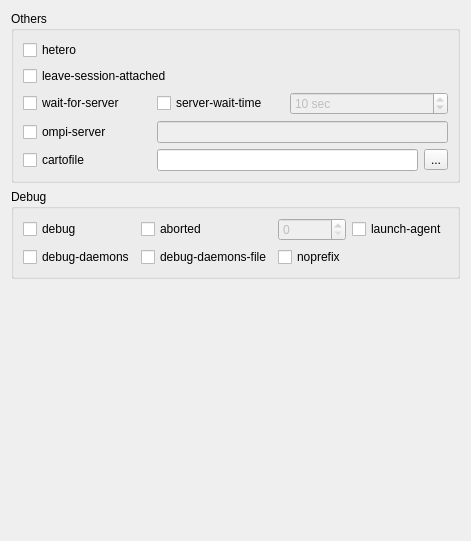
            <widget class="QWidget" name="tab_3">
             <attribute name="title">
              <string>Others/Debug</string>
             </attribute>
             <layout class="QGridLayout" name="gridLayout_15">
              <item row="0" column="0">
               <widget class="QGroupBox" name="groupBox_10">
                <property name="title">
                 <string>Others</string>
                </property>
                <layout class="QGridLayout" name="gridLayout_13">
                 <item row="0" column="0">
                  <widget class="QCheckBox" name="HeteroCheckBox">
                   <property name="toolTip">
                    <string>Indicates that multiple app_contexts are being provided that are a mix of 32/64-bit binaries.</string>
                   </property>
                   <property name="text">
                    <string>hetero</string>
                   </property>
                  </widget>
                 </item>
                 <item row="1" column="0" colspan="2">
                  <widget class="QCheckBox" name="LeaveSessionAttachedCheckBox">
                   <property name="toolTip">
                    <string>Do not detach OmpiRTE daemons used by this application. This allows error messages from the daemons as well as the underlying environment (e.g., when failing to launch a daemon) to be output.</string>
                   </property>
                   <property name="text">
                    <string>leave-session-attached</string>
                   </property>
                  </widget>
                 </item>
                 <item row="2" column="0">
                  <widget class="QCheckBox" name="WaitForServerCheckBox">
                   <property name="toolTip">
                    <string>&lt;!DOCTYPE HTML PUBLIC &quot;-//W3C//DTD HTML 4.0//EN&quot; &quot;http://www.w3.org/TR/REC-html40/strict.dtd&quot;&gt;
&lt;html&gt;&lt;head&gt;&lt;meta name=&quot;qrichtext&quot; content=&quot;1&quot; /&gt;&lt;style type=&quot;text/css&quot;&gt;
p, li { white-space: pre-wrap; }
&lt;/style&gt;&lt;/head&gt;&lt;body style=&quot; font-family:'DejaVu Sans'; font-size:9pt; font-weight:400; font-style:normal;&quot;&gt;
&lt;p style=&quot; margin-top:0px; margin-bottom:0px; margin-left:0px; margin-right:0px; -qt-block-indent:0; text-indent:0px;&quot;&gt;Pause mpirun before launching the job until ompi-server is detected. This is useful in scripts where ompi-server may be started in the background, followed immediately by an &lt;span style=&quot; font-style:italic;&quot;&gt;mpirun&lt;/span&gt; command that wishes to connect to it. Mpirun will pause until either the specified ompi-server is contacted or the server-wait-time is exceeded.&lt;/p&gt;&lt;/body&gt;&lt;/html&gt;</string>
                   </property>
                   <property name="text">
                    <string>wait-for-server</string>
                   </property>
                  </widget>
                 </item>
                 <item row="2" column="1">
                  <widget class="QCheckBox" name="SeverWaitTimeCheckBox">
                   <property name="toolTip">
                    <string>The max amount of time (in seconds) mpirun should wait for the ompi-server to start. The default is 10 seconds.</string>
                   </property>
                   <property name="text">
                    <string>server-wait-time</string>
                   </property>
                  </widget>
                 </item>
                 <item row="2" column="2" colspan="2">
                  <widget class="QSpinBox" name="SeverWaitTimeSpinBox">
                   <property name="enabled">
                    <bool>false</bool>
                   </property>
                   <property name="suffix">
                    <string> sec</string>
                   </property>
                   <property name="minimum">
                    <number>1</number>
                   </property>
                   <property name="maximum">
                    <number>999999999</number>
                   </property>
                   <property name="value">
                    <number>10</number>
                   </property>
                  </widget>
                 </item>
                 <item row="3" column="0">
                  <widget class="QCheckBox" name="OMpiServerCheckBox">
                   <property name="toolTip">
                    <string>Specify the URI of the Open MPI server, or the name of the file (specified as file:filename) that contains that info. The Open MPI server is used to support multi-application data exchange via the MPI-2 MPI_Publish_name and MPI_Lookup_name functions.</string>
                   </property>
                   <property name="text">
                    <string>ompi-server</string>
                   </property>
                  </widget>
                 </item>
                 <item row="3" column="1" colspan="3">
                  <widget class="QLineEdit" name="OMpiServerLineEdit">
                   <property name="enabled">
                    <bool>false</bool>
                   </property>
                  </widget>
                 </item>
                 <item row="4" column="0">
                  <widget class="QCheckBox" name="CartoFileCheckBox">
                   <property name="text">
                    <string>cartofile</string>
                   </property>
                  </widget>
                 </item>
                 <item row="4" column="1" colspan="2">
                  <widget class="QLineEdit" name="CartoFileLineEdit"/>
                 </item>
                 <item row="4" column="3">
                  <widget class="QToolButton" name="toolButton">
                   <property name="text">
                    <string>...</string>
                   </property>
                  </widget>
                 </item>
                </layout>
               </widget>
              </item>
              <item row="2" column="0">
               <spacer name="verticalSpacer_3">
                <property name="orientation">
                 <enum>Qt::Vertical</enum>
                </property>
                <property name="sizeHint" stdset="0">
                 <size>
                  <width>20</width>
                  <height>251</height>
                 </size>
                </property>
               </spacer>
              </item>
              <item row="1" column="0">
               <widget class="QGroupBox" name="groupBox_9">
                <property name="title">
                 <string>Debug </string>
                </property>
                <layout class="QGridLayout" name="gridLayout_14">
                 <item row="1" column="0">
                  <widget class="QCheckBox" name="DebugDaemonsCheckBox">
                   <property name="toolTip">
                    <string>&lt;html&gt;&lt;head/&gt;&lt;body&gt;&lt;p&gt;Enable debugging of any OmpiRTE daemons used by this application.&lt;/p&gt;&lt;/body&gt;&lt;/html&gt;</string>
                   </property>
                   <property name="text">
                    <string>debug-daemons</string>
                   </property>
                  </widget>
                 </item>
                 <item row="1" column="1">
                  <widget class="QCheckBox" name="DebugDaemosFileCheckBox">
                   <property name="toolTip">
                    <string>&lt;html&gt;&lt;head/&gt;&lt;body&gt;&lt;p&gt;Enable debugging of any OmpiRTE daemons used by this application, storing output in files.&lt;/p&gt;&lt;/body&gt;&lt;/html&gt;</string>
                   </property>
                   <property name="text">
                    <string>debug-daemons-file</string>
                   </property>
                  </widget>
                 </item>
                 <item row="1" column="2">
                  <widget class="QCheckBox" name="NoPrefixCheckBox">
                   <property name="toolTip">
                    <string>&lt;html&gt;&lt;head/&gt;&lt;body&gt;&lt;p&gt;Disable the automatic --prefix behavior&lt;/p&gt;&lt;/body&gt;&lt;/html&gt;</string>
                   </property>
                   <property name="text">
                    <string>noprefix</string>
                   </property>
                  </widget>
                 </item>
                 <item row="0" column="0">
                  <widget class="QCheckBox" name="DebugCheckBox">
                   <property name="toolTip">
                    <string>&lt;!DOCTYPE HTML PUBLIC &quot;-//W3C//DTD HTML 4.0//EN&quot; &quot;http://www.w3.org/TR/REC-html40/strict.dtd&quot;&gt;
&lt;html&gt;&lt;head&gt;&lt;meta name=&quot;qrichtext&quot; content=&quot;1&quot; /&gt;&lt;style type=&quot;text/css&quot;&gt;
p, li { white-space: pre-wrap; }
&lt;/style&gt;&lt;/head&gt;&lt;body style=&quot; font-family:'DejaVu Sans'; font-size:9pt; font-weight:400; font-style:normal;&quot;&gt;
&lt;p style=&quot; margin-top:0px; margin-bottom:0px; margin-left:0px; margin-right:0px; -qt-block-indent:0; text-indent:0px;&quot;&gt;Invoke the user-level debugger indicated by the &lt;span style=&quot; font-style:italic;&quot;&gt;orte_base_user_debugger&lt;/span&gt; MCA parameter.&lt;/p&gt;&lt;/body&gt;&lt;/html&gt;</string>
                   </property>
                   <property name="text">
                    <string>debug</string>
                   </property>
                  </widget>
                 </item>
                 <item row="0" column="1">
                  <widget class="QCheckBox" name="AbortedCheckBox">
                   <property name="toolTip">
                    <string>Set the maximum number of aborted processes to display.</string>
                   </property>
                   <property name="text">
                    <string>aborted</string>
                   </property>
                  </widget>
                 </item>
                 <item row="0" column="2">
                  <widget class="QSpinBox" name="AbortedSpinBox">
                   <property name="enabled">
                    <bool>false</bool>
                   </property>
                  </widget>
                 </item>
                 <item row="0" column="3">
                  <widget class="QCheckBox" name="LaunchAgentCheckBox">
                   <property name="toolTip">
                    <string>&lt;html&gt;&lt;head/&gt;&lt;body&gt;&lt;p&gt;Name of the executable that is to be used to start processes on the remote nodes. &lt;/p&gt;&lt;p&gt;The default is &amp;quot;orted&amp;quot;. This option can be used to test new daemon concepts, or to pass &lt;/p&gt;&lt;p&gt;options back to the daemons without having mpirun itself see them. &lt;/p&gt;&lt;p&gt;For example, specifying a launch agent of orted -mca odls_base_verbose 5 allows &lt;/p&gt;&lt;p&gt;the developer to ask the orted for debugging output without clutter from mpirun itself.&lt;/p&gt;&lt;/body&gt;&lt;/html&gt;</string>
                   </property>
                   <property name="text">
                    <string>launch-agent</string>
                   </property>
                  </widget>
                 </item>
                </layout>
               </widget>
              </item>
             </layout>
            </widget>
